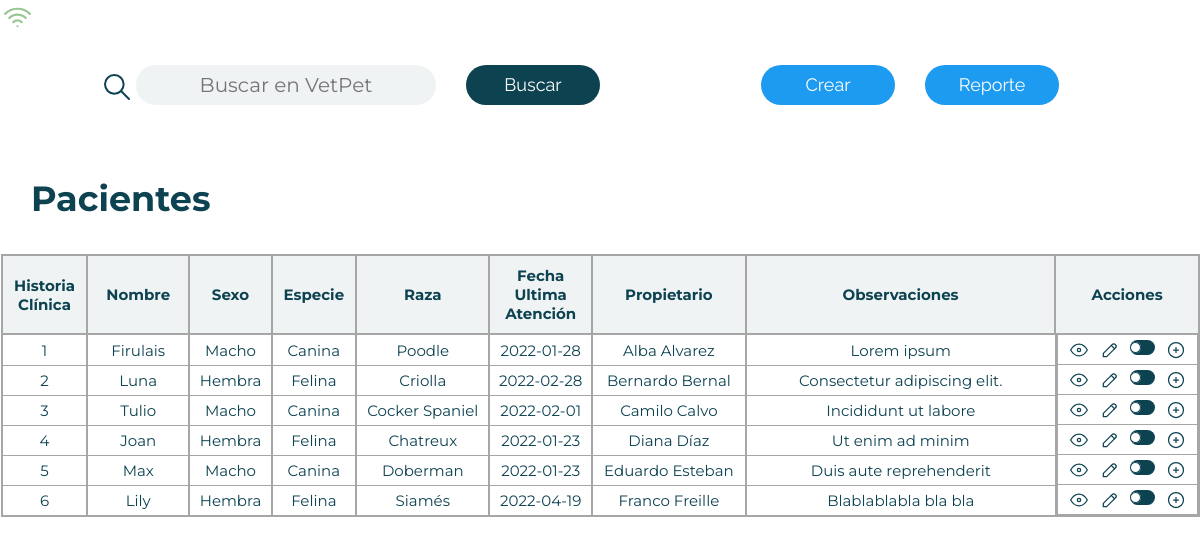
Screenshot of /formulariobuscarpaciente.php with the database file from the repository.
### tables this page shows
CREATE TABLE `pacientes` (
  `hisCli` int(15) NOT NULL,
  `nomPac` varchar(25) NOT NULL,
  `espPac` varchar(15) NOT NULL,
  `sexPac` varchar(10) NOT NULL,
  `razPac` varchar(25) NOT NULL,
  `fecNam` date NOT NULL,
  `colPac` varchar(25) NOT NULL,
  `ultAte` date NOT NULL,
  `proPac` varchar(25) NOT NULL,
  `obsPac` varchar(200) NOT NULL,
  `pacAct` tinyint(1) NOT NULL,
  `fotPac` longblob NOT NULL
);

### formulariobuscarpaciente.php (the view, shortened to what this page needs)
<?php
   include 'conexion.php';
   $sentencia = $bd->query("SELECT * FROM pacientes;");
   $registros = $sentencia->fetchall(PDO::FETCH_OBJ);
?>
<!DOCTYPE html>
<html lang="es">
<head>
    <link rel="preload" href="css/normalize.css" as="style"><link rel="stylesheet" href="css/normalize.css">
    <link rel="stylesheet" href="css/buscarpaciente.css">
    <link rel="stylesheet" href="css/onOff.css">
</head>
<body class="agrupar">
       <div class="seccion-buscar">
            <div class="seccion-lupa">
                <input class="busqueda" type="text" placeholder="Buscar en VetPet">
                <div class="btn1">
                    <button class="btnBuscar">Buscar</button>
                </div>
            </div>
            <div class="seccion-botones">
                <div class="btn2">
                    <form action="nuevoPaciente.php" method="POST">
                        <button class="btnCrear" id="btnCrear">Crear</button>
                    </form>
                </div>
                <div class="btn3">
                    <button class="btnReporte">Reporte</button>
                </div>
            </div>
       </div>
       <div class="listado-pacientes">
            <h3>Pacientes</h3>
            <div>
                <table class="tabla">
                    <tr class="primaFila">
                             <th class="historia">Historia Clínica</th>
                             <th class="nombre">Nombre</th>
                             <th class="sexo">Sexo</th>
                             <th class="especie">Especie</th>
                             <th class="raza">Raza</th>
                             <th class="ultAtencion">Fecha Ultima Atención</th>
                             <th class="propietario">Propietario</th>
                             <th class="observaciones">Observaciones</th>
                             <th class="acciones">Acciones</th>
                    </tr>
                    <?php
                        foreach ($registros as $dato) { ?>
                            <tr class="fila">
                                 <td name="tdHistoria"><?php echo $dato->hisCli; ?></td>
                                 <td name="tdNombre"><?php echo $dato->nomPac; ?></td>
                                 <td name="tdSexo"><?php echo $dato->sexPac; ?></td>
                                 <td name="tdEspecie"><?php echo $dato->espPac; ?></td>
                                 <td name="tdRaza"><?php echo $dato->razPac; ?></td>
                                 <td name="tdUltAtencion"><?php echo $dato->ultAte; ?></td>
                                 <td name="tdPropietario"><?php echo $dato->proPac; ?></td>
                                 <td name="tdObservaciones"><?php echo $dato->obsPac; ?></td>
                                 <td name="tdAcciones" class="contenedor-acciones">
                                    <form action="" method="POST">
                                        <a href="visualizarPaciente.php?hisCli=<?php echo $dato->hisCli;?>">
                                        </a>
                                    </form>
                                    <form action="" method="POST">
                                    </form>
                                    <div class="switch-button">
                                        <label for="switch-label" class="switch-button__label"></label>
                                    </div>
                                </td>
                            </tr>
                            <?php
                        }
                    ?>
                </table>
            </div>
       </div>
</body>
</html>

### css/buscarpaciente.css (style rules this page uses)
:root { --blanco: #FFFFFF; --oscuro: #212121; --primario: #6DA9CD; --secundario: #3688B8; --azuloscuro: #25719D; --azulClaro: #DCF1FA; --grisClaro: #E3E3E3; --grisOscuro: #A6A6A6; --botones: #0D4251; --rayas: #A1C1D4; --reportes: #CCF2FF; --hover: #1D9BF0; }
html { font-size: 62.5%; box-sizing: border-box; scroll-snap-type: y mandatory; }
*, *:before, *:after { box-sizing: inherit; }
body { font-size: 24px; font-family: 'Raleway', sans-serif; font-weight: normal; }
.agrupar { max-width: 120rem; margin: 0 auto; }
.icon.icon-tabler.icon-tabler-search { margin-top: 0.6rem; margin-right: 0.3rem; stroke: var(--botones); }
.seccion-buscar { margin-top: 1.5rem; margin-left: 1rem; margin-bottom: 1.5rem; display: flex; justify-content: space-evenly; }
.seccion-lupa { margin-top: 1.5rem; margin-bottom: 1.5rem; display: flex; justify-content: left; }
.seccion-botones { margin-top: 1.5rem; margin-left: 1rem; margin-bottom: 1.5rem; margin-right: 5rem; display: flex; justify-content: right; }
.busqueda { height: 4rem; width: 30rem; border-radius: 25px; border: none; background-color: #EFF3F4; text-align: center; font-family: 'Montserrat', sans-serif; font-size: 2rem; font-weight: normal; color: var(--botones); margin-right: 3rem; stroke: #536471; }
.btnReporte { margin-left: 3rem; }
.btn1 button { border-radius: 25px; width: 13.4rem; height: 4rem; color: var(--blanco); background-color: var(--botones); font-weight: normal; border: none; font-size: 1.8rem; margin-right: 3rem; cursor: pointer; }
.btn2 button { border-radius: 25px; width: 13.4rem; height: 4rem; margin-left: 1rem; color: var(--blanco); background-color: var(--hover); font-weight: normal; border: none; font-size: 1.8rem; margin-left: 3rem; cursor: pointer; }
.btn3 button { border-radius: 25px; width: 13.4rem; height: 4rem; color: var(--blanco); background-color: var(--hover); font-weight: normal; border: none; font-size: 1.8rem; cursor: pointer; }
.listado-pacientes { margin-top: 3rem; margin-left: 0.1rem; }
.listado-pacientes h3 { margin-left: 3rem; color: var(--botones); font-size: 3.5rem; font-family: 'Montserrat', sans-serif; font-weight: bolder; }
.tabla { width: 100%; border: 0.2rem solid var(--grisOscuro); border-collapse: collapse; background-color: var(--blanco); font-size: 1.8rem; }
th { border-left: 0.2rem solid var(--grisOscuro); border-right: 0.2rem solid var(--grisOscuro); border-bottom: 0.2rem solid var(--grisOscuro); border-top: 0.2rem solid var(--grisOscuro); padding: 1rem; font-family: 'Montserrat', sans-serif; background-color: #EFF3F4; color: var(--botones); font-size: 1.5rem; text-align: center; font-weight: bolder; }
td { border-left: 0.2rem solid var(--grisOscuro); border-right: 0.15rem solid var(--grisOscuro); border-bottom: 0.05px solid var(--grisOscuro); height: 3rem; padding-top: 0.5rem; padding-bottom: 0.5rem; }
.fila { font-family: 'Montserrat', sans-serif; color: var(--botones); font-size: 1.5rem; text-align: center; font-weight: normal; }
.contenedor-acciones { display: flex; justify-content: space-evenly; }
.historia { width: 4rem; }
.nombre { width: 10rem; }
.sexo { width: 8rem; }
.especie { width: 8rem; }
.raza { width: 13rem; }
.ultAtencion { width: 10rem; }
.propietario { width: 15rem; }
.observaciones { width: 30.2rem; }
.acciones { width: 14rem; }

### css/onOff.css (style rules this page uses)
:root { --color-on: #8fcf54; --color-off: #0D4251; --color-button: #FFFFFF; --color-black: #0D4251; }
.switch-button { display: inline-block; }
.switch-button .switch-button__label { background-color: var(--color-off); width: 2.5rem; height: 1.5rem; border-radius: 3rem; display: inline-block; position: relative; }
.switch-button .switch-button__label:before { transition: .2s; display: block; position: absolute; margin-top: 0.2rem; width: 1.1rem; height: 1.1rem; background-color: var(--color-button); content: ''; border-radius: 50%; box-shadow: inset 0px 0px 0px 1px var(--color-black); }

### rows the page displays
pacientes: hisCli "1", nomPac "Firulais", sexPac "Macho", espPac "Canina", razPac "Poodle", ultAte "2022-01-28", proPac "Alba Alvarez", obsPac "Lorem ipsum"
pacientes: hisCli "2", nomPac "Luna", sexPac "Hembra", espPac "Felina", razPac "Criolla", ultAte "2022-02-28", proPac "Bernardo Bernal", obsPac "Consectetur adipiscing elit."
pacientes: hisCli "3", nomPac "Tulio", sexPac "Macho", espPac "Canina", razPac "Cocker Spaniel", ultAte "2022-02-01", proPac "Camilo Calvo", obsPac "Incididunt ut labore"
pacientes: hisCli "4", nomPac "Joan", sexPac "Hembra", espPac "Felina", razPac "Chatreux", ultAte "2022-01-23", proPac "Diana Díaz", obsPac "Ut enim ad minim"
pacientes: hisCli "5", nomPac "Max", sexPac "Macho", espPac "Canina", razPac "Doberman", ultAte "2022-01-23", proPac "Eduardo Esteban", obsPac "Duis aute reprehenderit"
pacientes: hisCli "6", nomPac "Lily", sexPac "Hembra", espPac "Felina", razPac "Siamés", ultAte "2022-04-19", proPac "Franco Freille", obsPac "Blablablabla bla bla"
